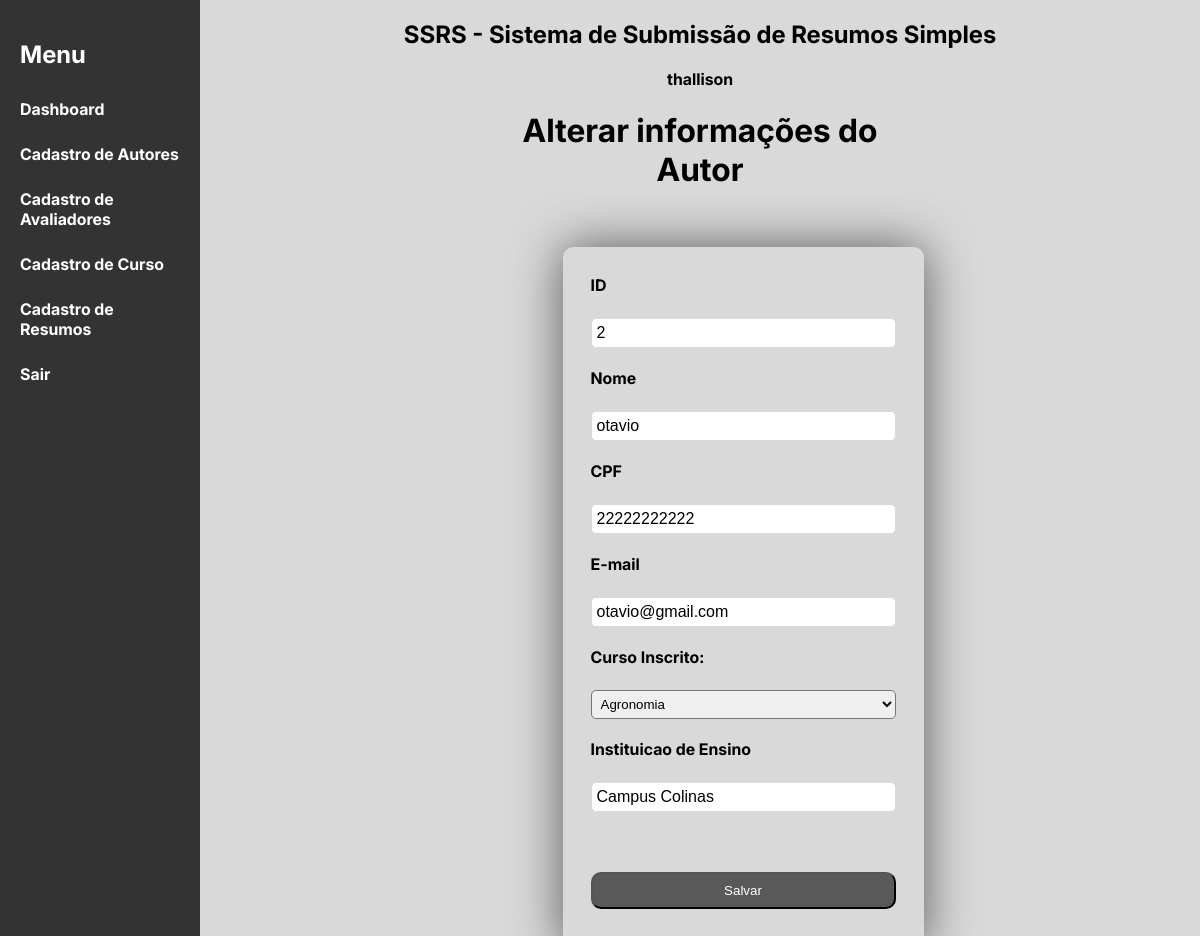
/src/organizador/cadastro_autor/editar.php?id=2 (signed in), run on the app's committed database.
### tables this page shows
CREATE TABLE IF NOT EXISTS `autores` (
  `id` INT NOT NULL AUTO_INCREMENT,
  `nome` VARCHAR(45) NULL,
  `email` VARCHAR(45) NULL,
  `cpf` VARCHAR(13) NOT NULL,
  `instituicao_ensino` VARCHAR(45) NULL,
  `senha` VARCHAR(32) NULL,
  `curso` INT NOT NULL,
  PRIMARY KEY (`id`, `curso`),
  UNIQUE INDEX `cpf_UNIQUE` (`cpf` ASC) ,
  UNIQUE INDEX `email_UNIQUE` (`email` ASC) ,
  UNIQUE INDEX `nome_UNIQUE` (`nome` ASC) ,
  UNIQUE INDEX `senha_UNIQUE` (`senha` ASC) ,
  INDEX `fk_autores_cursos1_idx` (`curso` ASC) ,
  CONSTRAINT `fk_autores_cursos1`
    FOREIGN KEY (`curso`)
    REFERENCES `cursos` (`id`)
    ON DELETE NO ACTION
    ON UPDATE NO ACTION);

### src/organizador/cadastro_autor/editar.php (the view, shortened to what this page needs)
<?php include("../layout_superior.php") ?>
<!DOCTYPE html>
<html lang="en">
<head>
    <link rel="stylesheet" href="../../css/cadastro_evento.css">
</head>
<body>
<?php
$id = $_GET["id"];
$con = new mysqli("localhost", "root", "", "evento");
$res = $con->query("select * from autores where id = $id");
if ($linha = $res->fetch_object()){
    $nome = $linha->nome;
    $cpf = $linha->cpf;
    $email = $linha->email;
    $instituicao_ensino = $linha->instituicao_ensino;
    $curso = $linha->curso;
}
?>
    <header>
        <h1>Alterar informações do Autor</h1>
    </header>
    <div class="form">
        <form method="post"  action="alterar.php">
        <label>ID</label><br />
        <input type="text" name="id" value="<?=$id?>" />
        <br />
            <label>Nome</label><br />
            <input type="text" name="nome" value="<?=$nome?>" />
            <br />
            <label>CPF</label><br />
            <input type="text" name="cpf" value="<?=$cpf?>"/>
            <br />
            <label>E-mail</label><br />
            <input type="text" name="email" value="<?=$email?>"/>
            <br />
            <label>Curso Inscrito:</label><br />
            <select name="curso">
            <?php
                $con = new mysqli("localhost", "root", "", "evento");
                $resultado = $con->query("select * from cursos order by nome");
                while ($linha = $resultado->fetch_object()){
                    $id = $linha->id;
                    $nome = $linha->nome;
                    if($id == $curso){
                        echo "<option value='$id' selected>$nome</option>";
                    }else{
                        echo "<option value='$id'>$nome</option>";
                    }
                }
            ?>
            </select>
            <br />
            <label>Instituicao de Ensino</label><br />
            <input type="text" name="instituicao_ensino" value="<?=$instituicao_ensino?>"/>
            <br />
            <br /><br />
            <input type="submit" value="Salvar" />
        </form>
    </div>
</body>
</html>
<?php include("../layout_inferior.php") ?>

### src/css/layout.css (style rules this page uses)
body { font-family: Arial, sans-serif; display: flex; min-height: 100vh; margin: 0; }

### src/css/cadastro_evento.css (style rules this page uses)
header { display: flex; align-items: center; margin-bottom: 20px; }
h1 { color: #000; margin: 20 0; text-align: center; }
form { display: flex; flex-direction: column; width: 100%; height: 90%; margin: 15px; padding: 28px; box-shadow: 0 0 50px #595959; border-radius: 10px; }
label { margin-bottom: 3px; font-weight: bold; display: block; }
input[type="text"], input[type="password"], textarea { width: 100%; box-sizing: border-box; padding: 5px; border: 1px solid #d9d9d9; border-radius: 5px; font-size: 16px; }
input[type="submit"] { background-color: #595959; color: #fff; padding: 9px; border-radius: 10px; }
select { padding: 5px; border-radius: 5px; }

### src/css/cadastro.css (style rules this page uses)
body { background-color: #d9d9d9; color: #000; margin: 0; padding: 0; font-family: inter; }
h1 { margin: 5%; }
form { height: 15%; margin: 10px; padding: 28px; box-shadow: 0 0 50px #595959; flex-direction: column; border-radius: 10px; }
input[type="submit"] { background-color: #595959; color: #fff; border-radius: 5px; padding: 5px; display: flex; }

### data on the page
autores: nome "otavio", cpf "22222222222", email "otavio@gmail.com", instituicao_ensino "Campus Colinas"

### other printed values
$nome "thallison"
form field curso "Agronomia"
